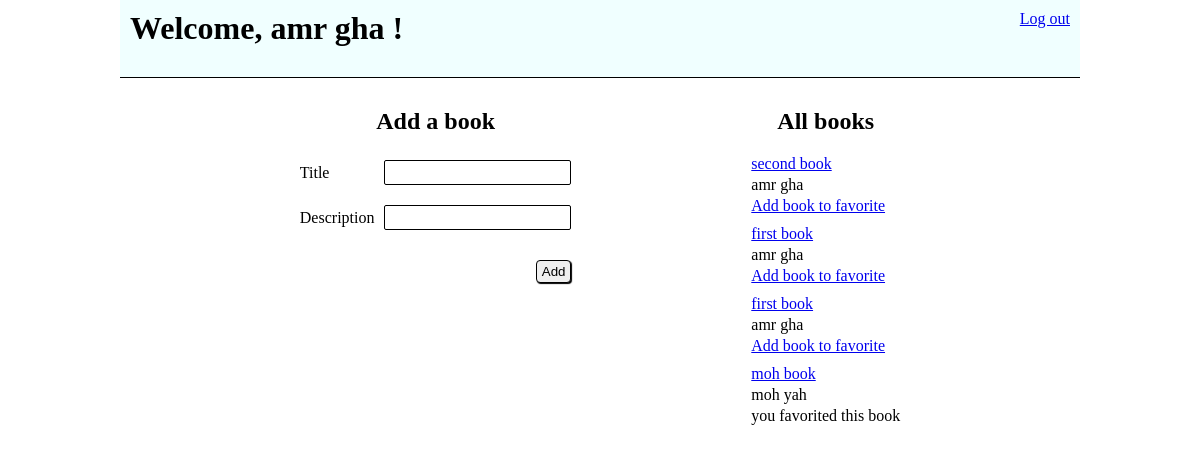
The page /success (signed in) on the database as committed earlier.
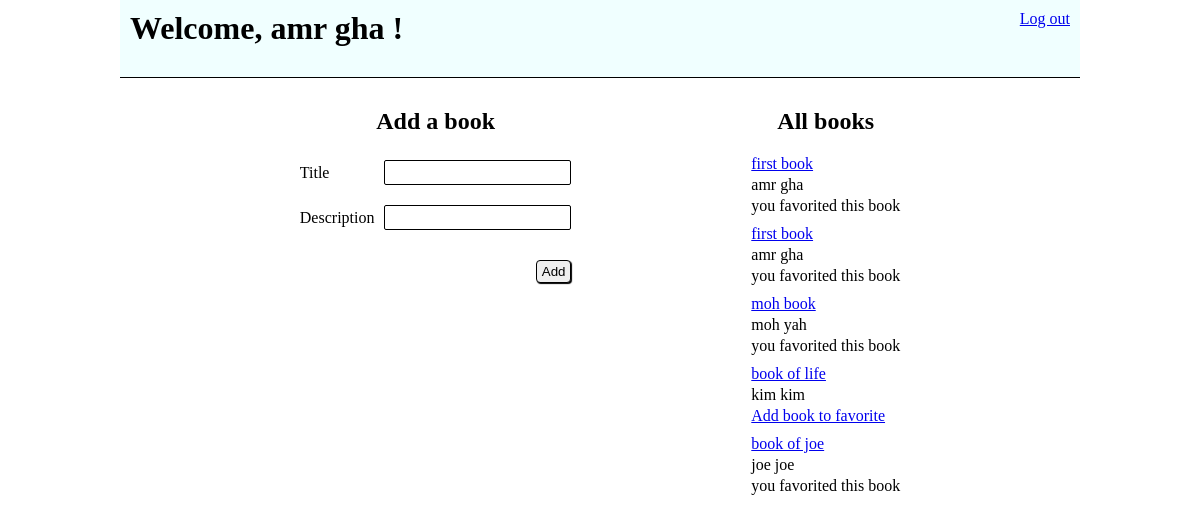
The same page on the database as committed later.
### favorite_books_app/models.py (models this page shows)
class User(models.Model):
    first_name = models.CharField(max_length=45)
    last_name = models.CharField(max_length=45)
    email_address = models.CharField(max_length = 45)
    password = models.CharField(max_length=100)
    created_at = models.DateTimeField(auto_now_add=True)
    updated_at = models.DateTimeField(auto_now=True)
    objects = usermanager()

class Book(models.Model):
    title = models.CharField(max_length=45)
    desc = models.TextField(null=True)
    created_at = models.DateTimeField(auto_now_add=True)
    updated_at = models.DateTimeField(auto_now=True)
    fav_users = models.ManyToManyField(User, related_name='fav_books')
    my_user = models.ForeignKey(User, related_name='books', on_delete=models.CASCADE )
    objects = bookmanager()

### favorite_books_app/views.py (the view)
# urls.py: path('success',views.success),
def success(request):
    content = {
        'user' : User.objects.get(id = request.session['id']),
        'books' : Book.objects.all(),
        'users' : User.objects.all()
    }
    return render(request, 'welcome.html',content)

### favorite_books_app/templates/welcome.html (shortened to what this page needs)
<!DOCTYPE html>
<html lang="en">
<head>
    {% load static %}
    <link rel="stylesheet" href="{% static 'CSS/style.css' %}">
</head>
<body id="welcome">
    <div class="container">
        <div class="header">
            <h1>Welcome, {{user.first_name}} {{user.last_name}} !</h1>
            <a href="/logout">Log out</a>
        </div>
        <div class="mid">
            <div class="left_panel">
                <h2>Add a book</h2>
                <form action="/add_book" method="post">
                    <div>
                        <label for="title">Title</label>
                        <input type="text" name="title" id="title" class="field">
                    </div>
                    <div>
                        <label for="desc">Description</label>
                        <input type="text" name="desc" id="desc" class="field">
                    </div>
                    <input type="submit" name="submit" value="Add" class="button" >
                </form>
            </div>
            <div class="right_panel">
            <h2>All books</h2>
            {% for book in books %}
                <ul>
                    <li><a href="/book_details/{{book.id}}">{{book.title}}</a></li>
                    <li>{{book.my_user.first_name}} {{book.my_user.last_name}}</li>
                    {% if book in user.fav_books.all %}
                        <li>you favorited this book</li>
                    {% else %}
                        <li><a href="/add_to_favorite/{{book.id}}">Add book to favorite</a></li>
                    {% endif %}
                </ul>
            {% endfor %}
            </div>
        </div>
    </div>
</body>
</html>

### favorite_books_app/static/CSS/style.css (style rules this page uses)
* { padding: 0; margin: 0; border: 0; outline: 0; }
.container { margin: 0 auto; padding:0px 10%; }
form { display: flex; align-items: stretch; justify-content: space-between; flex-wrap: wrap; flex-direction: column; align-content: center; }
form div { display: flex; align-items: center; justify-content: space-between; margin: 10px 0px; gap: 10px; }
.field { border: 1px solid black; border-radius: 2px; padding: 4px; }
.button { border: 1px solid black; border-radius: 4px; box-shadow: 1px 1px 1px black; padding: 3px 5px; align-self: self-end; margin-top: 20px; }
.container .header { display: flex; justify-content: space-between; padding: 10px 10px 30px 10px; border-bottom: 1px solid black; background-color:azure; }
.mid { padding-top: 30px; display: flex; align-items: flex-start; justify-content: space-evenly; margin-bottom: 30px; }
.left_panel, .right_panel { display: flex; flex-direction: column; align-items: stretch; justify-content: space-between; }
#welcome h2 { align-self: center; margin-bottom: 15px; }
ul { margin: 2px 0px; list-style: none; }
ul li { margin: 3px 0; }

Rows that differ between the two databases and show on the page:
removed Book: title "second book", my_user.first_name "amr", my_user.last_name "gha"
computed for Book (number 1 of 5 on the later page): text "Add book to favorite" → "you favorited this book"
computed for Book (number 2 of 5 on the later page): text "Add book to favorite" → "you favorited this book"
added Book: title "book of life", my_user.first_name "kim", my_user.last_name "kim"
added Book: title "book of joe", my_user.first_name "joe", my_user.last_name "joe", shows "you favorited this book"
